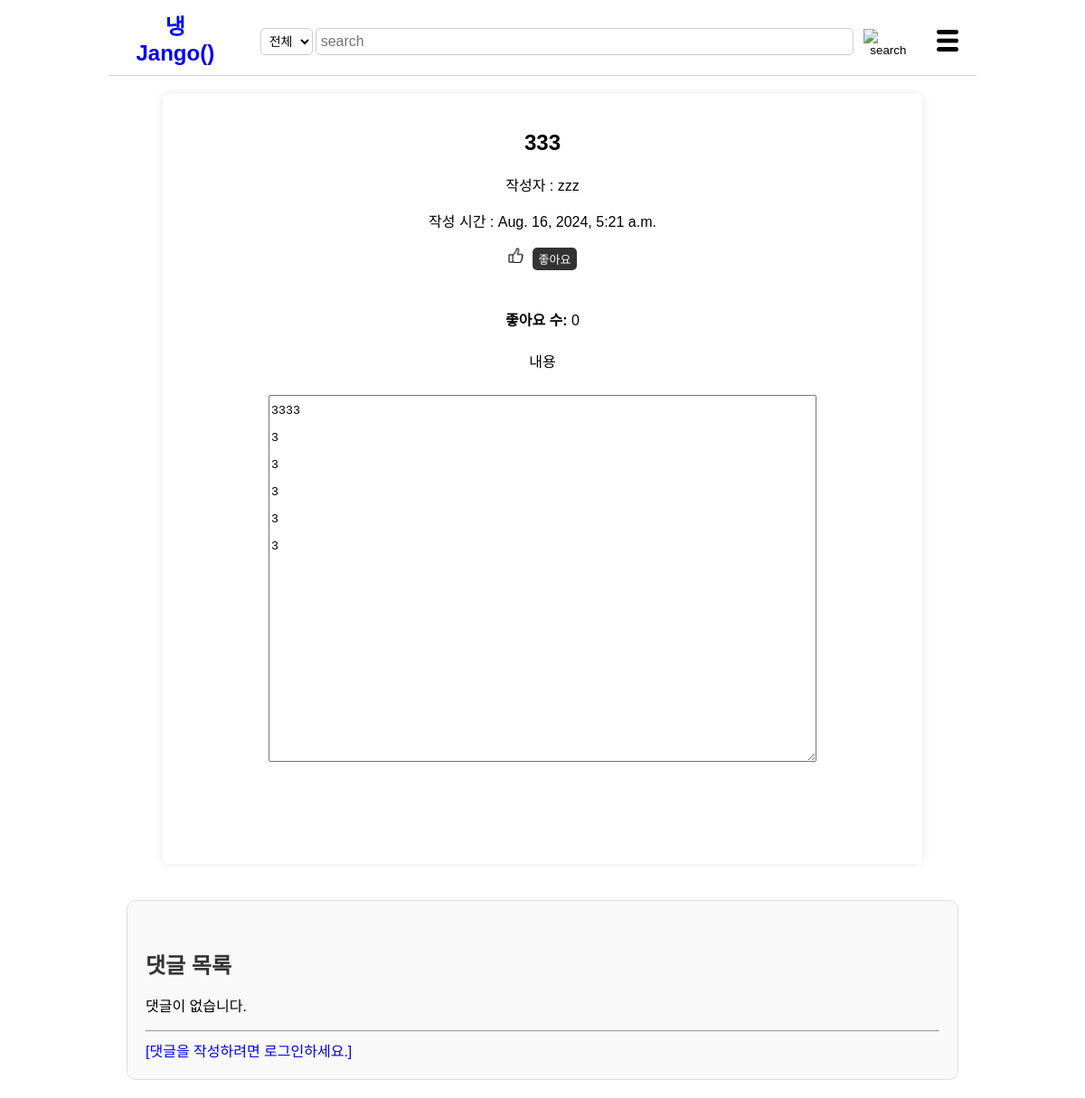
Page /userShow/2 on the earlier database version.
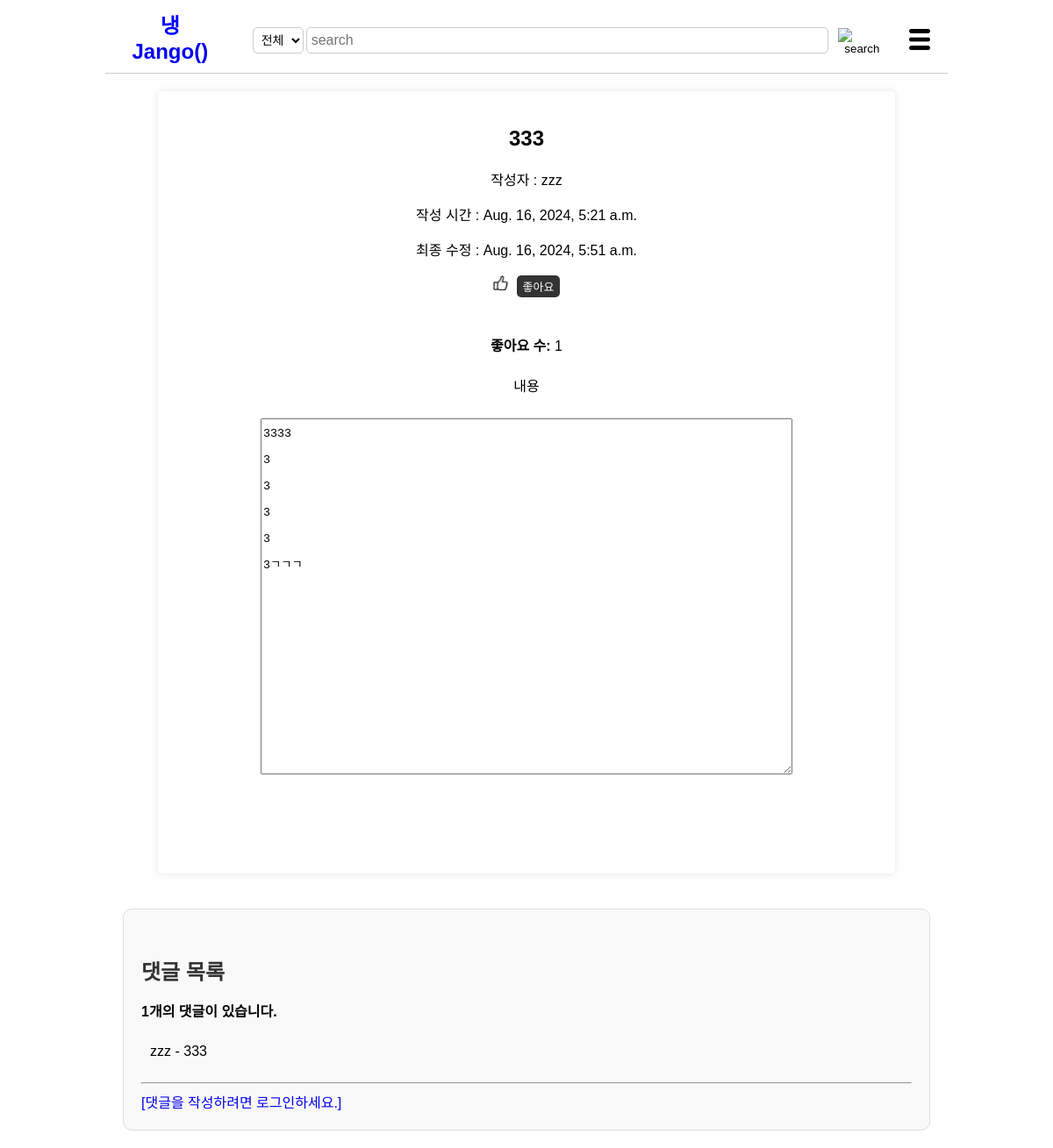
Same page on the later database version.
### post/models.py (models this page shows, shortened)
class Userpost(models.Model):
    title = models.CharField(max_length=200)
    content = models.TextField()
    created_at=models.DateTimeField(auto_now_add=True)
    writer=models.ForeignKey(User, on_delete=models.CASCADE)
    like_users=models.ManyToManyField(settings.AUTH_USER_MODEL, related_name='like_userposts', blank=True)
    updated_at=models.DateTimeField(null=True, blank=True, auto_now=True)

class Usercomment(models.Model):
    userpost=models.ForeignKey(Userpost, on_delete=models.CASCADE)
    writer=models.ForeignKey(settings.AUTH_USER_MODEL, on_delete=models.CASCADE)
    usercomment=models.TextField()
    created_at=models.DateTimeField(auto_now_add=True)

### post/views/userpost_views.py (the view)
# urls.py: path('userShow/<int:userpost_id>', userShow, name='userShow'),
def userShow(request, userpost_id):
    userpost = get_object_or_404(Userpost, pk =userpost_id)
    usercomments = userpost.usercomment_set.all()
    usercommentForm = UsercommentForm()
    context = {
        'userpost': userpost,
        'usercomments': usercomments,
        'usercommentForm': usercommentForm,
    }
    return render(request, 'userpost_detail.html', context)

### post/forms.py
class UsercommentForm(forms.ModelForm):
    class Meta:
        model=Usercomment
        fields=['usercomment']
        widgets = {
            'usercomment': Textarea(attrs={
                'class': "form-control",
                'style': 'width: 500px; height: 50px;'
            }),
        }

### post/templates/userpost_detail.html (shortened to what this page needs)
<!DOCTYPE html>
<html>
    <head>
        {% load static %}
        <link rel="stylesheet" href="{%static 'css/styles-post-detail.css' %}">
    </head>
    <body>
        <header>
            <div class="logo"><a href="{% url 'post:main' %}">
                    <span class="blue">냉</span>Jango() </a>
            </div>
            {% if user.is_authenticated %}
            <form method="POST" action="{% url 'post:search' user.id %}">
                {% csrf_token %}
                <div class="search-bar">
                    <select id="search-type" name="search_select">
                        <option value="전체">전체</option>
                        <option value="제목">제목</option>
                        <option value="재료">재료</option>
                    </select>
                    <input type="text" placeholder="search" name="searched">
                    <button><img src="{% static 'image/search-icon.png' %}" alt="search"></button>
                </div>
            </form>
        {% else %}
        <form method="POST" action="{% url 'post:outsearch'%}">
            <div class="search-bar">
                <select id="search-type" name="search_select">
                    <option value="전체">전체</option>
                </select>
                <input type="text" placeholder="search" name="searched">
                <button><img src="{% static 'image/search-icon.png' %}" alt="search"></button>
            </div>
        </form>
        {%endif%}
        <div class="menu-icon">
            <img src="{% static 'image/menu-icon.png' %}" alt="menu">
        </div>
    </header>
        <main>
            <section class="post-details">
                <h1>{{ userpost.title }}</h1>
                <p>작성자 : {{ userpost.writer }}</p>
                <p>작성 시간 : {{ userpost.created_at }}</p>
                {% if userpost.updated_at != userpost.created_at %}
                <p>최종 수정 : {{ userpost.updated_at }}</p>
                {% endif %}
                <div class="likes">
                    <div id="like-button">
                        <img src="{% static 'image/like-icon.jpg' %}" alt="Like">
                        <br>
                        <form action="{% url 'post:userlikes' userpost.pk %}" method='POST'>
                            {% if user in userpost.like_users.all %}
                                <input type="submit" value="좋아요 취소">
                            {% else %}
                                <input type="submit" value="좋아요">
                            {% endif %}
                        </form>
                    </div>
                </div>
                <br>
                <p><strong>좋아요 수:</strong> {{ userpost.like_users.count }}</p>
                <div class="post-text">
                    <p>내용</p>
                    <textarea class="form-control" id="usercontent" rows="1" style=" height: 400px; max-height: 600px; width: 100%; max-width: 600px;" readonly>{{ userpost.content }}</textarea>
                </div>
                <br>
                <div class="button-container">
                </div>
            </section>
        </main>
        <div id="usercomments">
            <h4>댓글 목록</h4>
            {% if usercomments %}
            <p><b>{{ usercomments|length }}개의 댓글이 있습니다.</b></p>
            {% endif %}
            <ul>
                {% for usercomment in usercomments %}
                <li>
                    {{ usercomment.writer }} - {{ usercomment.usercomment }}
                </li>
                {% empty %}
                <p>댓글이 없습니다.</p>
                {% endfor %}
            </ul>
            <hr>
            {% if request.user.is_authenticated %}
            <form action="{% url 'post:userComments_create' userpost.id %}" method="POST">
                {% csrf_token %}
                {{ usercommentForm.as_p }}
                <input type="submit" value="댓글 작성">
            </form>
            {% else %}
            <a href="{% url 'accounts:login' %}">[댓글을 작성하려면 로그인하세요.]</a>
            {% endif %}
        </div>
    </body>
</html>

Differences in the rows shown:
changed Userpost "zzz": updated_at (not shown) → "Aug. 16, 2024, 5:51 a.m."; like_users.count "0" → "1"; content "3333 3 3 3 3 3" → "3333 3 3 3 3 3ㄱㄱㄱ"
added Usercomment: writer "zzz", usercomment "333"
Other differences:
{{ usercomments|length }}: (not shown) → "1"
text no longer shown: "댓글이 없습니다."
text now shown: "최종 수정 : 개의 댓글이 있습니다."
